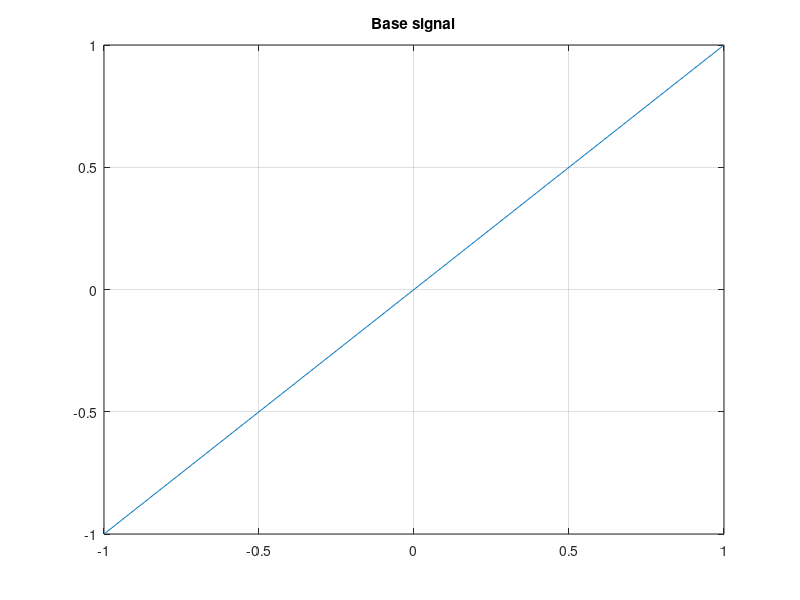
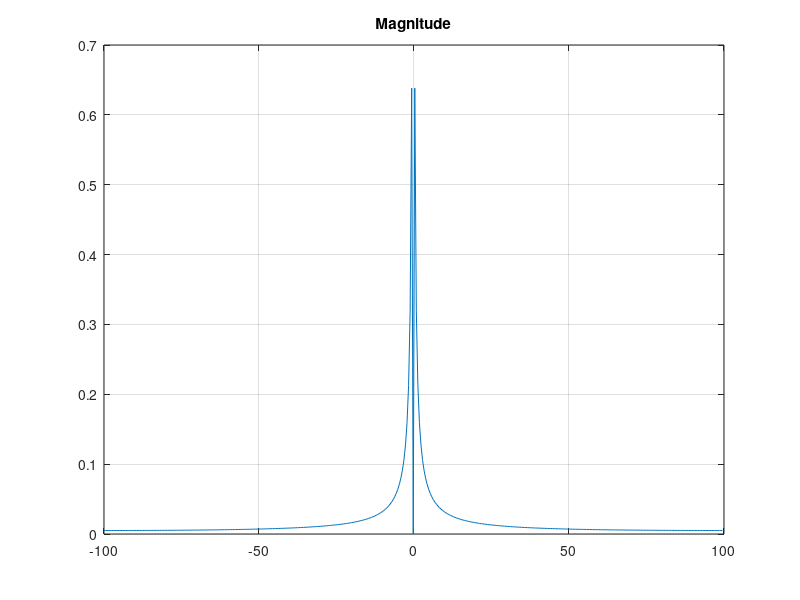
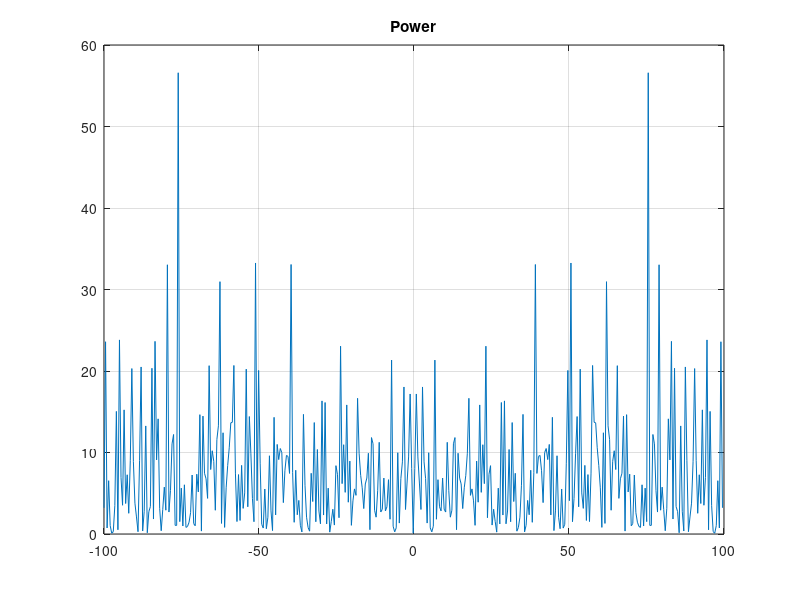

The MATLAB source for these figures, in order:
clear; clc;
figure(1);
f=20; %Hz
fs=f*10; 
t=-1:1/fs:1;
n = length(t);

% function
%x = rectangularPulse(-0.5, 0.5, t);
%x=zeros(size(t)); x(1:fs/f:end)=1;                    
%x = sin(2*pi*12*t) + sin(2*pi*5*t);
%x = (t.^2 .* pi) + ((t-5).*t.^3);
x = t;

% Window function
%x = x .* transpose(blackman(n));
%x = x .* transpose(hann(n));
%x = x .* transpose(hamming(n));
%x = x .* transpose(rectwin(n));

plot(t,x);
title('Base signal');
grid on;

figure(2);
y = fft(x);     
f = (0:length(y)-1)*fs/length(y);                 
fshift = (-n/2:n/2-1)*(fs/n);
yshift = fftshift(y);
plot(fshift,abs(yshift)/(n/2));
title('Magnitude');
grid on;

figure(3);
xnoise = x + 2.5*gallery('normaldata',size(t),6);
%xnoise = xnoise .* transpose(blackman(n));
ynoise = fft(xnoise);
ynoiseshift = fftshift(ynoise);    
power = abs(ynoiseshift).^2/n; 
plot(fshift,power);
title('Power');
grid on;